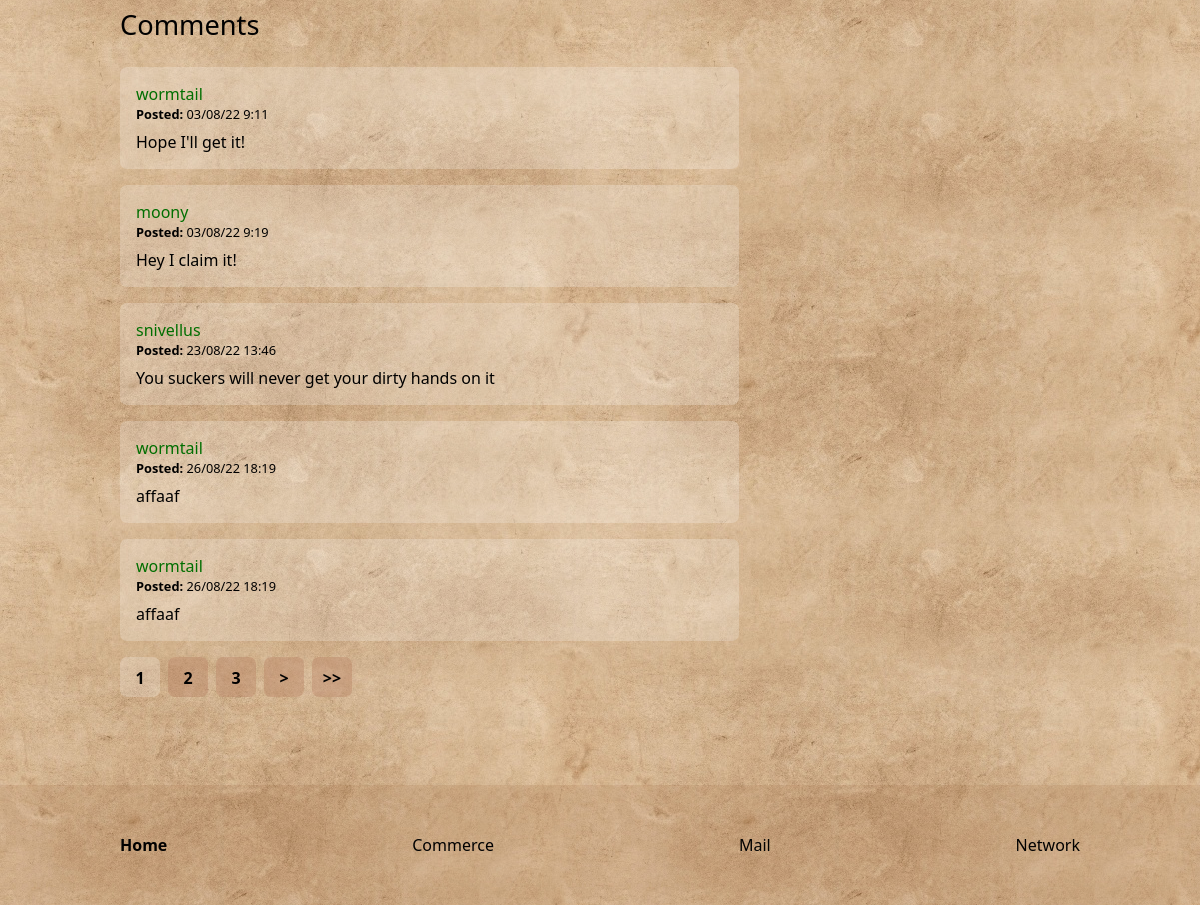
The app's page /commerce/listing/4 (lower part), older data.
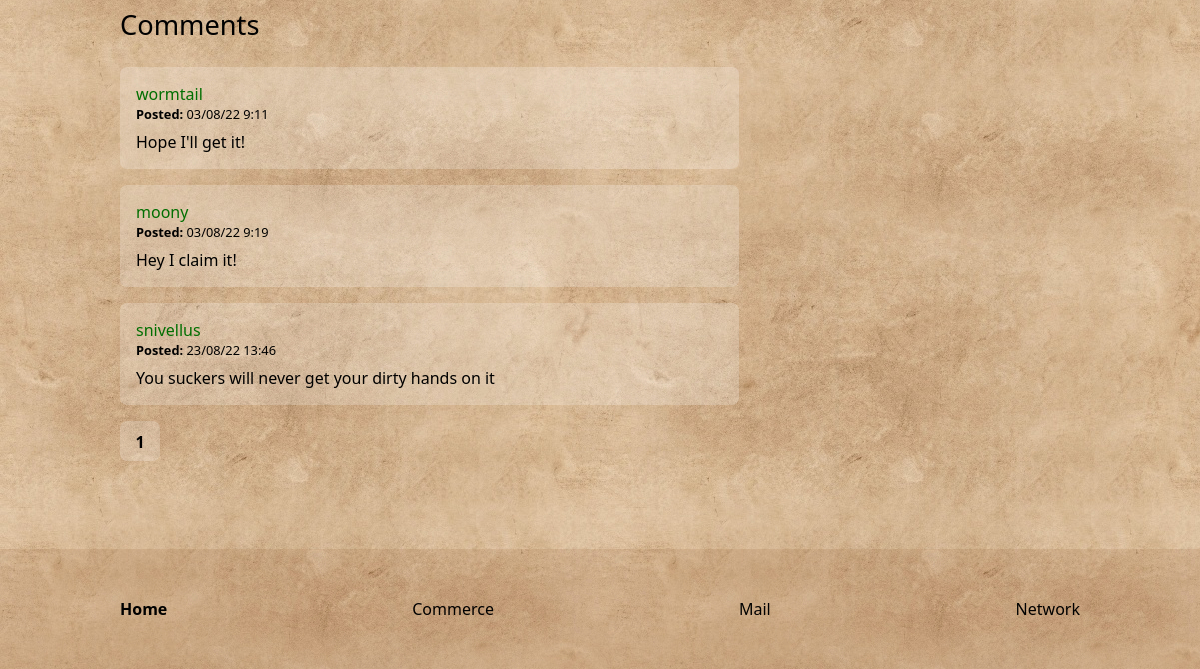
The same page, newer data.
### commerce/models.py (models this page shows, shortened)
class Comment(models.Model):
    class Meta:
        ordering = ['created']
    text = models.TextField()
    listing = models.ForeignKey(Listing, on_delete=models.CASCADE, related_name="comments")
    merchant = models.ForeignKey(Merchant, on_delete=models.CASCADE, related_name="comments")
    created = models.DateTimeField(auto_now_add=True)

class Merchant(models.Model):
    user = models.OneToOneField(User, on_delete=models.CASCADE)
    def __str__(self):
        return f'{self.user.username}'

### commerce/views.py (the view)
# urls.py: path("listing/<int:pk>", ListingView.as_view(), name="listing"),
class ListingView(DetailView):
    model = Listing
    def get_context_data(self, **kwargs):
        context = super().get_context_data(**kwargs)
        if self.request.user.is_authenticated:
            context['commentForm'] = CommentForm()
        comments = get_object_or_404(Listing, pk=self.kwargs['pk']).comments.all()
        paginator = Paginator(comments, 5)
        page_number = self.request.GET.get('page')
        page = paginator.get_page(page_number)
        context['page'] = page
        return context

### commerce/models.py (called while the page is built)
    def __str__(self):
        return f"{self.name}"

    def current_bid_price(self):
        return self.bids.first().price if self.bids.count() else self.starting_bid

### commerce/templates/commerce/listing_detail.html (shortened to what this page needs)
{% extends "commerce/layout.html" %}
{% block main %}
    <h2>Comments</h2>
    <div class="comments">
        <div class="comments-section">
            {% for comment in page %}
                {% include 'commerce/comment.html' with user=user comment=comment %}
            {% empty %}<div>No comments yet</div>
            {% endfor %}
            <div class="pagination">
                {% for page_n in page.paginator.page_range %}
                    {% if page_n == page.number %}
                    <a class="btn btn-active" href="?" onclick="return false;">{{page.number }}</a>
                    {% elif page_n > page.number|add:'-3' and page_n < page.number|add:'3' %}
                    <a class="btn" href="?page={{page_n}}">{{page_n }}</a>
                    {% endif %}
                {% endfor %}
                {% if page.has_next %}
                    <a class="btn" href="?page={{page.next_page_number}}">></a>
                    <a class="btn" href="?page={{page.paginator.num_pages}}">>></a>
                {% endif %}
            </div>
        </div>
    </div>
{% endblock %}

### commerce/templates/commerce/comment.html (shortened to what this page needs)
<div class="comment">
    <div>
        <div>
            <h4><a href="{% url 'commerce:merchant' comment.merchant.id %}">{{ comment.merchant }}</a></h4>
            <div class="date">
                <span>Posted: </span>{{ comment.created|date:"d/m/y G:i" }}
            </div>
        </div>
    </div>
    <div>{{ comment.text }}</div>
</div>

Row changes from the older to the newer data that the page shows:
removed Comment: merchant "wormtail", created "26/08/22 18:19", text "affaaf"
removed Comment: merchant "wormtail", created "26/08/22 18:19", text "affaaf"
Text that changed along with them:
list line gone: "2"
list line gone: "3"
